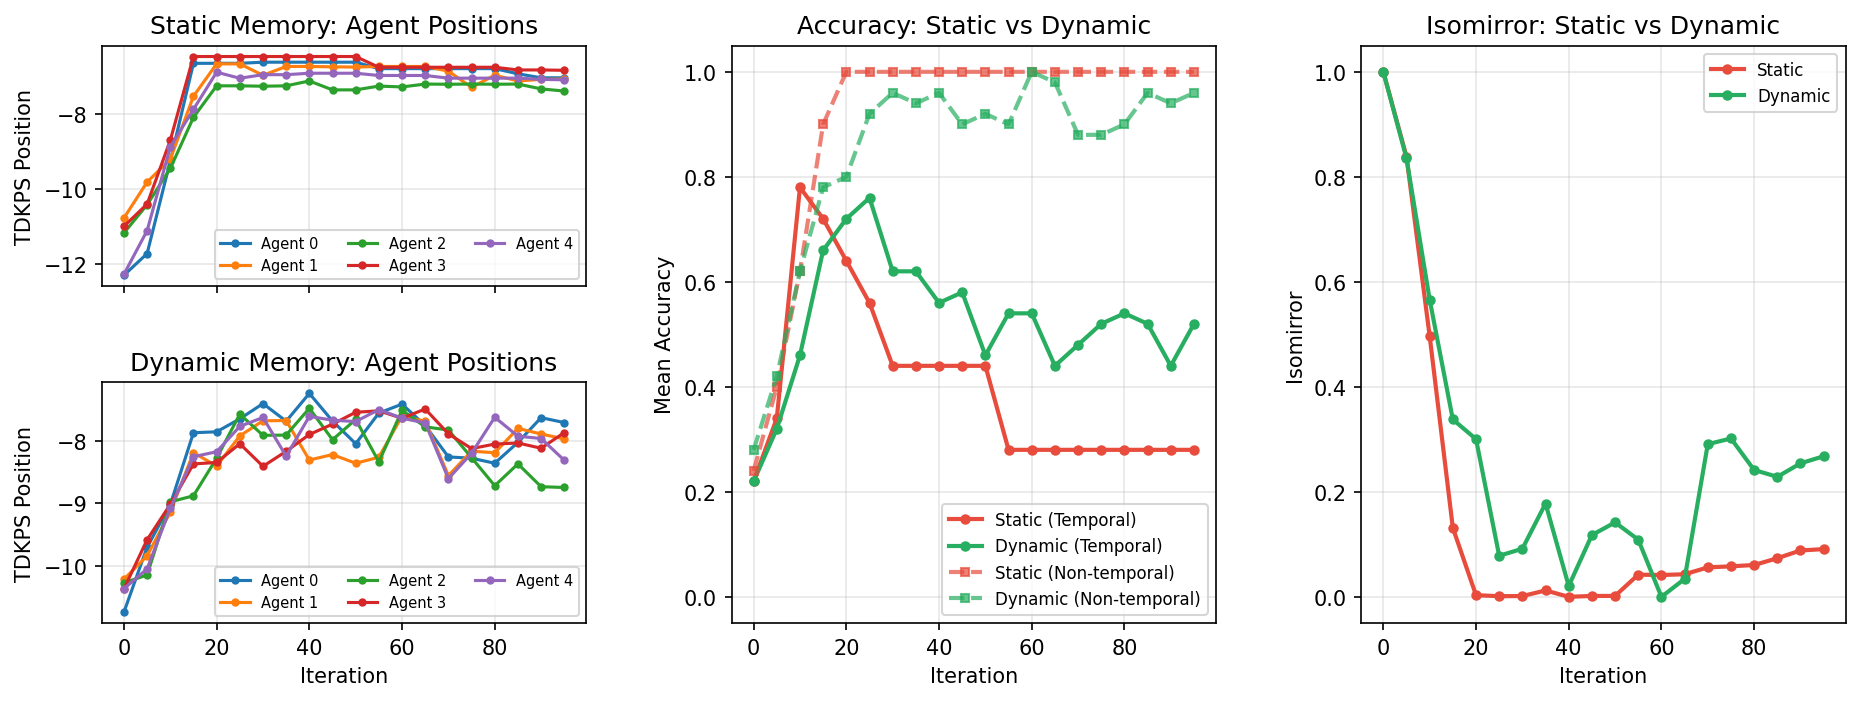

Recreate this plot in Python.
"""
Figure 1: Static vs Dynamic Memory in Swarm Systems

Layout (1 row, 3 columns):
- (0,0): Two stacked subplots - TDKPS static (top) and TDKPS dynamic (bottom)
- (0,1): Mean accuracy of static vs dynamic swarms over time
- (0,2): Normalized isomirror comparison (both systems overlaid)
"""

import json
import numpy as np
import matplotlib.pyplot as plt
from matplotlib.gridspec import GridSpec, GridSpecFromSubplotSpec
from pathlib import Path
from sklearn.manifold import Isomap

# Paths to experiment results
STATIC_DIR = Path("experiments/results/figure1-static_2026-01-14_14-09-57")
DYNAMIC_DIR = Path("experiments/results/figure1-dynamic_2026-01-14_14-16-27")
OUTPUT_PATH = Path("experiments/figures/figure1.png")


def load_tdkps_embeddings(results_dir: Path, experiment_name: str):
    """Load TDKPS embeddings from npz file."""
    path = results_dir / f"{experiment_name}_tdkps_embeddings.npz"
    data = np.load(path)
    return data["embedding_matrix"], data["steps"]


def load_accuracy_from_snapshots(snapshots_dir: Path):
    """Load accuracy data from snapshot metadata files."""
    index_path = snapshots_dir / "snapshots_index.json"
    with open(index_path) as f:
        snapshots_index = json.load(f)

    temporal_accuracy_list = []
    nontemporal_accuracy_list = []
    steps = []

    for snapshot_info in snapshots_index:
        step = snapshot_info["step"]
        npz_path = Path(snapshot_info["path"])
        meta_path = npz_path.parent / f"{npz_path.stem}_meta.json"

        with open(meta_path) as f:
            meta = json.load(f)

        responses = meta["responses"]
        questions = meta.get("questions", [])
        temporal_mask = meta.get("temporal_mask", None)
        temporal_values = meta.get("temporal_values", {})

        n_agents = len(responses)
        agent_temporal_accuracies = []
        agent_nontemporal_accuracies = []

        for agent_responses in responses:
            if temporal_mask:
                temporal_correct = 0
                temporal_total = 0
                nontemporal_correct = 0
                nontemporal_total = 0

                for q_idx, r in enumerate(agent_responses):
                    if temporal_mask[q_idx]:
                        temporal_total += 1
                        question = questions[q_idx] if q_idx < len(questions) else None
                        expected_value = temporal_values.get(question, 0) if question else 0
                        # Check if response contains expected value
                        import re
                        numbers = re.findall(r'\d+', r.strip())
                        if numbers and any(int(n) == expected_value for n in numbers):
                            temporal_correct += 1
                    else:
                        nontemporal_total += 1
                        # Check if valid answer (not "I don't know")
                        r_lower = r.lower().strip()
                        if not any(p in r_lower for p in ["i don't know", "i dont know", "i do not know", "i lost the game"]):
                            nontemporal_correct += 1

                temporal_acc = temporal_correct / temporal_total if temporal_total > 0 else 0
                nontemporal_acc = nontemporal_correct / nontemporal_total if nontemporal_total > 0 else 0
                agent_temporal_accuracies.append(temporal_acc)
                agent_nontemporal_accuracies.append(nontemporal_acc)

        temporal_accuracy_list.append(agent_temporal_accuracies)
        nontemporal_accuracy_list.append(agent_nontemporal_accuracies)
        steps.append(step)

    return np.array(temporal_accuracy_list), np.array(nontemporal_accuracy_list), np.array(steps)


def compute_isomirror(embedding_matrix, steps):
    """Compute isomirror (1D Isomap of TDKPS distance matrix)."""
    n_timesteps = embedding_matrix.shape[0]

    # Flatten agent positions at each timestep
    flat_embeddings = embedding_matrix.reshape(n_timesteps, -1)

    # Create distance matrix
    distance_matrix = np.zeros((n_timesteps, n_timesteps))
    for i in range(n_timesteps):
        for j in range(n_timesteps):
            distance_matrix[i, j] = np.linalg.norm(flat_embeddings[i] - flat_embeddings[j])

    # Run Isomap
    isomap = Isomap(n_components=1, metric='precomputed', n_neighbors=min(5, n_timesteps - 1))
    isomap_embedding = isomap.fit_transform(distance_matrix)

    return isomap_embedding[:, 0]


def main():
    # Create output directory
    OUTPUT_PATH.parent.mkdir(parents=True, exist_ok=True)

    # Load data
    print("Loading TDKPS embeddings...")
    static_embedding, static_steps = load_tdkps_embeddings(STATIC_DIR, "figure1-static")
    dynamic_embedding, dynamic_steps = load_tdkps_embeddings(DYNAMIC_DIR, "figure1-dynamic")

    print("Loading accuracy data...")
    static_temporal_acc, static_nontemporal_acc, static_acc_steps = load_accuracy_from_snapshots(STATIC_DIR / "snapshots")
    dynamic_temporal_acc, dynamic_nontemporal_acc, dynamic_acc_steps = load_accuracy_from_snapshots(DYNAMIC_DIR / "snapshots")

    print("Computing isomirror...")
    static_isomirror = compute_isomirror(static_embedding, static_steps)
    dynamic_isomirror = compute_isomirror(dynamic_embedding, dynamic_steps)

    # Normalize isomirrors to [0, 1]
    static_isomirror_norm = (static_isomirror - static_isomirror.min()) / (static_isomirror.max() - static_isomirror.min())
    dynamic_isomirror_norm = (dynamic_isomirror - dynamic_isomirror.min()) / (dynamic_isomirror.max() - dynamic_isomirror.min())

    # Create figure with custom grid (1 row, 3 columns)
    fig = plt.figure(figsize=(15, 5))
    gs = GridSpec(1, 3, figure=fig, wspace=0.3)

    # ===== (0,0): Two stacked TDKPS subplots =====
    gs_tdkps = GridSpecFromSubplotSpec(2, 1, subplot_spec=gs[0, 0], hspace=0.4)

    # Top: TDKPS static
    ax_tdkps_static = fig.add_subplot(gs_tdkps[0])
    n_agents = static_embedding.shape[1]
    for agent_id in range(n_agents):
        agent_values = static_embedding[:, agent_id, 0]
        ax_tdkps_static.plot(static_steps, agent_values, marker='o', markersize=3, label=f'Agent {agent_id}')
    ax_tdkps_static.set_ylabel('TDKPS Position')
    ax_tdkps_static.set_title('Static Memory: Agent Positions')
    ax_tdkps_static.legend(fontsize=7, ncol=3, loc='lower right')
    ax_tdkps_static.grid(True, alpha=0.3)
    ax_tdkps_static.tick_params(labelbottom=False)  # Hide x-axis labels

    # Bottom: TDKPS dynamic
    ax_tdkps_dynamic = fig.add_subplot(gs_tdkps[1])
    for agent_id in range(n_agents):
        agent_values = dynamic_embedding[:, agent_id, 0]
        ax_tdkps_dynamic.plot(dynamic_steps, agent_values, marker='o', markersize=3, label=f'Agent {agent_id}')
    ax_tdkps_dynamic.set_xlabel('Iteration')
    ax_tdkps_dynamic.set_ylabel('TDKPS Position')
    ax_tdkps_dynamic.set_title('Dynamic Memory: Agent Positions')
    ax_tdkps_dynamic.legend(fontsize=7, ncol=3, loc='lower right')
    ax_tdkps_dynamic.grid(True, alpha=0.3)

    # ===== (0,1): Mean accuracy comparison =====
    ax_acc = fig.add_subplot(gs[0, 1])

    # Compute mean accuracy across agents
    static_mean_temporal = np.mean(static_temporal_acc, axis=1)
    dynamic_mean_temporal = np.mean(dynamic_temporal_acc, axis=1)
    static_mean_nontemporal = np.mean(static_nontemporal_acc, axis=1)
    dynamic_mean_nontemporal = np.mean(dynamic_nontemporal_acc, axis=1)

    # Temporal accuracy (solid lines)
    ax_acc.plot(static_acc_steps, static_mean_temporal, marker='o', markersize=4,
                linewidth=2, color='#e74c3c', label='Static (Temporal)')
    ax_acc.plot(dynamic_acc_steps, dynamic_mean_temporal, marker='o', markersize=4,
                linewidth=2, color='#27ae60', label='Dynamic (Temporal)')

    # Non-temporal accuracy (dashed lines)
    ax_acc.plot(static_acc_steps, static_mean_nontemporal, marker='s', markersize=4,
                linewidth=2, linestyle='--', color='#e74c3c', alpha=0.7, label='Static (Non-temporal)')
    ax_acc.plot(dynamic_acc_steps, dynamic_mean_nontemporal, marker='s', markersize=4,
                linewidth=2, linestyle='--', color='#27ae60', alpha=0.7, label='Dynamic (Non-temporal)')

    ax_acc.set_xlabel('Iteration')
    ax_acc.set_ylabel('Mean Accuracy')
    ax_acc.set_title('Accuracy: Static vs Dynamic')
    ax_acc.set_ylim(-0.05, 1.05)
    ax_acc.legend(fontsize=8, loc='lower right')
    ax_acc.grid(True, alpha=0.3)

    # ===== (0,2): Combined normalized isomirror =====
    ax_iso = fig.add_subplot(gs[0, 2])
    ax_iso.plot(static_steps, static_isomirror_norm, marker='o', linewidth=2,
                markersize=4, color='#e74c3c', label='Static')
    ax_iso.plot(dynamic_steps, dynamic_isomirror_norm, marker='o', linewidth=2,
                markersize=4, color='#27ae60', label='Dynamic')
    ax_iso.set_xlabel('Iteration')
    ax_iso.set_ylabel('Isomirror')
    ax_iso.set_title('Isomirror: Static vs Dynamic')
    ax_iso.set_ylim(-0.05, 1.05)
    ax_iso.legend(fontsize=8, loc='upper right')
    ax_iso.grid(True, alpha=0.3)

    # Save
    plt.savefig(OUTPUT_PATH, dpi=150, bbox_inches='tight')
    plt.close()

    print(f"Figure saved to {OUTPUT_PATH}")


if __name__ == "__main__":
    main()
